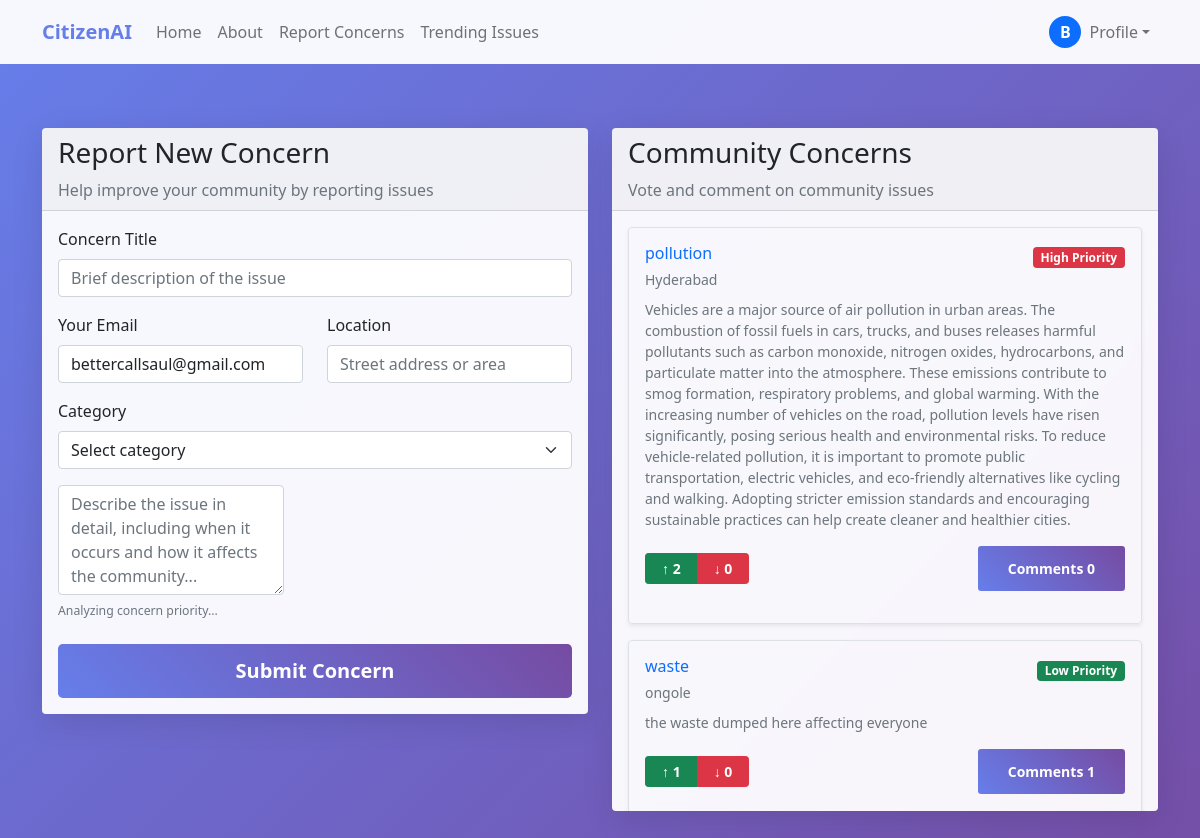
The app's page /concerns (signed in) with its own data.
### models.py (models this page shows)
class Concern(db.Model):
    id = db.Column(db.Integer, primary_key=True)
    title = db.Column(db.String(200), nullable=False)
    description = db.Column(db.Text, nullable=False)
    location = db.Column(db.String(200), nullable=False)
    email = db.Column(db.String(120), nullable=False)
    priority = db.Column(db.String(20), default='medium')  # low, medium, high
    created_at = db.Column(db.DateTime, default=datetime.utcnow)
    user_id = db.Column(db.Integer, db.ForeignKey('user.id'), nullable=False)
    votes = db.relationship('Vote', backref='concern', lazy=True, cascade='all, delete-orphan')
    comments = db.relationship('Comment', backref='concern', lazy=True, cascade='all, delete-orphan')
    @property
    def upvotes(self):
        return Vote.query.filter_by(concern_id=self.id, vote_type='up').count()
    @property
    def downvotes(self):
        return Vote.query.filter_by(concern_id=self.id, vote_type='down').count()

### app.py (the view)
@app.route('/concerns')
def concerns():
    if not login_required():
        return redirect(url_for('login'))
    try:
        concerns_list = Concern.query.order_by(Concern.created_at.desc()).all()
        concerns_data = []
        for concern in concerns_list:
            concern_data = {
                'id': concern.id,
                'title': concern.title,
                'description': concern.description,
                'location': getattr(concern, 'location', 'Location not specified'),
                'email': getattr(concern, 'email', 'No email provided'),
                'priority': getattr(concern, 'priority', 'medium'),
                'upvotes': concern.upvotes,
                'downvotes': concern.downvotes,
                'created_at': concern.created_at.strftime('%Y-%m-%d %H:%M'),
                'comments': [{'user': comment.user.email.split('@')[0], 'text': comment.text}
                            for comment in concern.comments]
            }
            concerns_data.append(concern_data)
    except Exception as e:
        print(f"Database error: {e}")
        concerns_data = [
            {
                'id': 1,
                'title': 'Road Maintenance on Main Street',
                'description': 'Multiple dangerous potholes causing serious traffic issues and vehicle damage. This is an urgent safety concern that needs immediate attention.',
                'location': 'Main Street between 1st Ave and 3rd Ave',
                'email': 'citizen@email.com',
                'priority': 'high',
                'upvotes': 25,
                'downvotes': 3,
                'created_at': '2025-06-28 10:30',
                'comments': [
                    {'user': 'John D.', 'text': 'This is a serious safety issue! I saw two cars get flat tires yesterday.'},
                    {'user': 'Mary S.', 'text': 'I damaged my tire here yesterday and had to pay $200 for repairs.'},
                    {'user': 'City_Worker', 'text': 'We have scheduled this for emergency repair next week. Thank you for reporting.'}
                ]
            },
            {
                'id': 2,
                'title': 'Bus Schedule Delays',
                'description': 'Route 15 consistently running 10-15 minutes late during peak hours, causing inconvenience for daily commuters.',
                'location': 'Central Bus Terminal and University Campus',
                'email': 'commuter@email.com',
                'priority': 'medium',
                'upvotes': 18,
                'downvotes': 7,
                'created_at': '2025-06-28 09:15',
                'comments': [
                    {'user': 'Alex K.', 'text': 'Makes me late for work every day. Please fix the scheduling.'},
                    {'user': 'Student_Sarah', 'text': 'Missing classes because of these delays. Very frustrating!'}
                ]
            },
            {
                'id': 3,
                'title': 'Park Bench Replacement',
                'description': 'Some old park benches could be replaced with newer, more comfortable ones to enhance the park experience.',
                'location': 'Central Park - Main Walking Path',
                'email': 'parkuser@email.com',
                'priority': 'low',
                'upvotes': 8,
                'downvotes': 2,
                'created_at': '2025-06-28 08:45',
                'comments': [
                    {'user': 'Nature_Lover', 'text': 'The current benches are still functional but new ones would be nice.'},
                ]
            }
        ]
    return render_template('concerns.html', concerns=concerns_data)

### app.py (called while the page is built)
def login_required():
    return 'user_id' in session

### templates/concerns.html (shortened to what this page needs)
{% extends "base.html" %}
{% block content %}
<div class="container py-5">
    <div class="row">
        <div class="col-lg-6 mb-4">
            <div class="card">
                <div class="card-header">
                    <h3>Report New Concern</h3>
                    <p class="mb-0 text-muted">Help improve your community by reporting issues</p>
                </div>
                <div class="card-body">
                    <form id="concernForm">
                        <div class="mb-3">
                            <label for="concernTitle" class="form-label"> Concern Title</label>
                            <input type="text" class="form-control" id="concernTitle" placeholder="Brief description of the issue" required>
                        </div>
                        <div class="row">
                            <div class="col-md-6 mb-3">
                                <label for="reporterEmail" class="form-label">Your Email</label>
                                <input type="email" class="form-control" id="reporterEmail" placeholder="your.email@example.com" value="{{ session.user_id }}" required>
                            </div>
                            <div class="col-md-6 mb-3">
                                <label for="concernLocation" class="form-label"> Location</label>
                                <input type="text" class="form-control" id="concernLocation" placeholder="Street address or area" required>
                            </div>
                        </div>
                        <div class="mb-3">
                            <label for="concernCategory" class="form-label"> Category</label>
                            <select class="form-select" id="concernCategory" required>
                                <option value="">Select category</option>
                            </select>
                        </div>
                        <div class="mb-3">
                            <label for="concernDescription" class="form-label"Detailed Description</label>
                            <textarea class="form-control" id="concernDescription" rows="4" placeholder="Describe the issue in detail, including when it occurs and how it affects the community..." required></textarea>
                            <div class="form-text">
                                <small id="sentimentIndicator" class="text-muted">Analyzing concern priority...</small>
                            </div>
                        </div>
                        <button type="submit" class="btn btn-primary btn-lg w-100">Submit Concern</button>
                    </form>
                </div>
            </div>
        </div>
        <div class="col-lg-6">
            <div class="card">
                <div class="card-header">
                    <h3> Community Concerns</h3>
                    <p class="mb-0 text-muted">Vote and comment on community issues</p>
                </div>
                <div class="card-body" style="max-height: 600px; overflow-y: auto;">
                    {% for concern in concerns %}
                    <div class="border rounded p-3 mb-3 shadow-sm">
                        <div class="d-flex justify-content-between align-items-start mb-2">
                            <div>
                                <h6 class="mb-1 text-primary">{{ concern.title }}</h6>
                                <small class="text-muted"> {{ concern.location if concern.location else 'Location not specified' }}</small>
                            </div>
                            <div>
                                {% if concern.priority %}
                                    {% if concern.priority == 'high' %}
                                        <span class="badge bg-danger">High Priority</span>
                                    {% elif concern.priority == 'medium' %}
                                        <span class="badge bg-warning">Medium Priority</span>
                                    {% else %}
                                        <span class="badge bg-success">Low Priority</span>
                                    {% endif %}
                                {% endif %}
                            </div>
                        </div>
                        <p class="text-muted small mb-3">{{ concern.description }}</p>
                        <div class="d-flex align-items-center justify-content-between mb-3">
                            <div class="btn-group" role="group">
                                <button type="button" class="btn btn-success btn-sm px-3" onclick="vote({{ concern.id }}, 'up')" id="upvote-{{ concern.id }}">
                                    ↑ <span class="fw-bold">{{ concern.upvotes }}</span>
                                </button>
                                <button type="button" class="btn btn-danger btn-sm px-3" onclick="vote({{ concern.id }}, 'down')" id="downvote-{{ concern.id }}">
                                    ↓ <span class="fw-bold">{{ concern.downvotes }}</span>
                                </button>
                            </div>
                            <button class="btn btn-primary btn-sm" onclick="toggleComments({{ concern.id }})">
                                Comments <span class="fw-bold">{{ concern.comments|length }}</span>
                            </button>
                        </div>
                    </div>
                    {% endfor %}
                </div>
            </div>
        </div>
    </div>
</div>
{% endblock %}

### templates/base.html (shortened to what this page needs)
<!DOCTYPE html>
<html lang="en">
<head>
    <link href="https://cdn.jsdelivr.net/npm/bootstrap@5.1.3/dist/css/bootstrap.min.css" rel="stylesheet">
</head>
<body>
    {% if session.user_id %}
    <nav class="navbar navbar-expand-lg navbar-light fixed-top">
        <div class="container">
            <a class="navbar-brand" href="{{ url_for('home') }}">CitizenAI</a>
            <div class="collapse navbar-collapse" id="navbarNav">
                <ul class="navbar-nav me-auto">
                    <li class="nav-item">
                        <a class="nav-link" href="{{ url_for('home') }}">Home</a>
                    </li>
                    <li class="nav-item">
                        <a class="nav-link" href="{{ url_for('about') }}">About</a>
                    </li>
                    <li class="nav-item">
                        <a class="nav-link" href="{{ url_for('concerns') }}">Report Concerns</a>
                    </li>
                    <li class="nav-item">
                        <a class="nav-link" href="{{ url_for('trending') }}">Trending Issues</a>
                    </li>
                </ul>
                <ul class="navbar-nav">
                    <li class="nav-item dropdown">
                        <a class="nav-link dropdown-toggle d-flex align-items-center" href="#" id="navbarDropdown" role="button" data-bs-toggle="dropdown" aria-expanded="false">
                            <div class="bg-primary rounded-circle d-flex align-items-center justify-content-center me-2" style="width: 32px; height: 32px;">
                                <span class="text-white fw-bold">{{ session.user_id[0].upper() if session.user_id else 'U' }}</span>
                            </div>
                            Profile
                        </a>
                    </li>
                </ul>
            </div>
        </div>
    </nav>
    {% endif %}
    <main style="{% if session.user_id %}padding-top: 80px;{% endif %}">
        {% block content %}{% endblock %}
    </main>
</body>
</html>

### templates/base.html (style rules this page uses)
body { font-family: 'Segoe UI', Tahoma, Geneva, Verdana, sans-serif; background: linear-gradient(135deg, #667eea 0%, #764ba2 100%); min-height: 100vh; }
.navbar { background-color: rgba(255, 255, 255, 0.95) !important; backdrop-filter: blur(10px); }
.navbar-brand { font-weight: bold; color: #667eea !important; }
.card { background: rgba(255, 255, 255, 0.95); backdrop-filter: blur(10px); border: none; box-shadow: 0 8px 32px rgba(0, 0, 0, 0.1); }
.btn-primary { background: linear-gradient(45deg, #667eea, #764ba2); border: none; padding: 12px 30px; font-weight: 600; }

### records on screen
Concern: title "pollution", location "Hyderabad", priority "High Priority", description "Vehicles are a major source of air pollution in urban areas. The combustion of fossil fuels in cars, trucks, and buses releases harmful pollutants such as carbon monoxide, nitrogen oxides, hydrocarbons, and particulate matter into the atmosphere. These emissions contribute to smog formation, respiratory problems, and global warming. With the increasing number of vehicles on the road, pollution levels have risen significantly, posing serious health and environmental risks. To reduce vehicle-related pollution, it is important to promote public transportation, electric vehicles, and eco-friendly alternatives like cycling and walking. Adopting stricter emission standards and encouraging…", upvotes "2", downvotes "0", comments|length "0"
Concern: title "waste", location "ongole", priority "Low Priority", description "the waste dumped here affecting everyone", upvotes "1", downvotes "0", comments|length "1"

### other values on screen
{{ session.user_id[0].upper() if session.user_id else 'U' }} "B"
